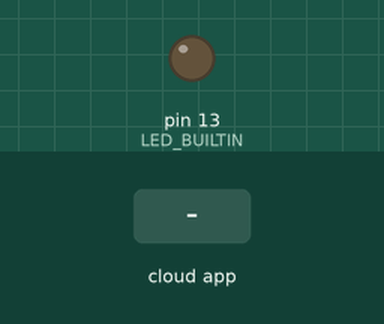
Recording of a sketch running on a simulated Arduino Uno, built with avr-gcc and run on an emulated ATmega328P. Parts: output pins drawn as LEDs (lit = HIGH). The inputs (shaded band) are chosen by the test bench. The ROS host is connected and sends only what is stated.

Above: at 1.2 s.
1.3 s: the phone or cloud app sets toggle_led to 0
At 2.1 s:
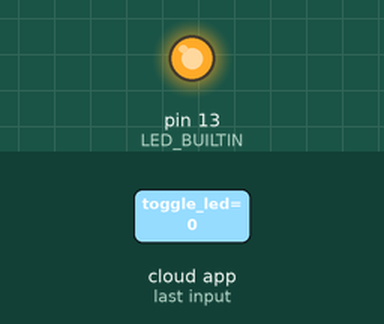
2.8 s: the phone or cloud app sets toggle_led to 1
At 3.3 s:
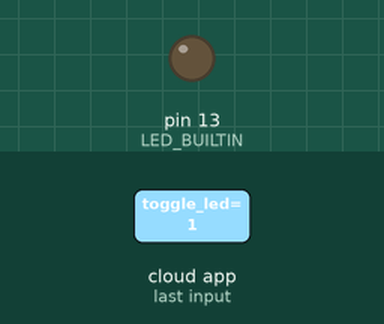
Timing chart, 0 to 5.8 s (numbered marks = the images above; inputs shaded):
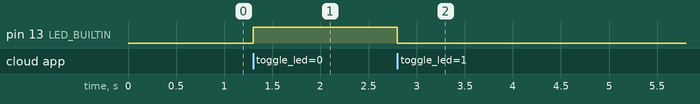

The sketch:

blink.ino
```cpp
#include <ros.h>
#include <std_msgs/Empty.h>

ros::NodeHandle nh;

void messageCb(const std_msgs::Empty& toggle_msg){
    digitalWrite(LED_BUILTIN,HIGH-digitalRead(LED_BUILTIN));
}

ros::Subscriber<std_msgs::Empty> sub("toggle_led",&messageCb);

void setup() {
  pinMode(LED_BUILTIN,OUTPUT);
  nh.initNode();
  nh.subscribe(sub);
}

void loop() {
  nh.spinOnce();
  delay(1);
}
```

Measured:
- after the input at 1.3 s, pin 13 (LED_BUILTIN): LOW → HIGH at once
- after the input at 2.8 s, pin 13 (LED_BUILTIN): HIGH → LOW at once
